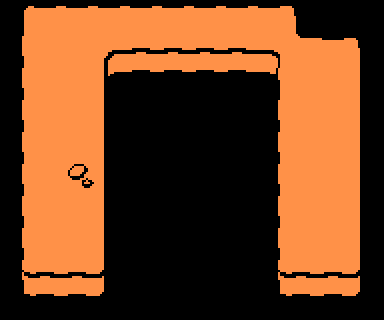

Tiled map render using the project's own tile images. Description and the whole map definition, tile-layer contents included, below:
An orthogonal 12x10 tile map with 32x32 px tiles, 1 tile layer (Tile Layer 1).

<map version="1.10" tiledversion="1.10.1" orientation="orthogonal" renderorder="right-down" width="12" height="10" tilewidth="32" tileheight="32" infinite="0" nextlayerid="2" nextobjectid="1">
 <editorsettings>
  <export target="n.csv" format="csv" />
 </editorsettings>
 <tileset firstgid="1" source="island.tsx" />
 <layer id="1" name="Tile Layer 1" width="12" height="10">
  <data encoding="csv">
49,50,50,50,50,50,50,50,50,51,0,0,
65,21,21,84,66,66,66,66,85,70,50,51,
65,21,21,7,82,82,82,82,8,21,21,67,
65,21,21,67,0,0,0,0,65,21,21,67,
65,21,21,67,0,0,0,0,65,21,21,67,
65,21,54,67,0,0,0,0,65,21,21,67,
65,21,21,67,0,0,0,0,65,21,21,67,
65,21,21,67,0,0,0,0,65,21,21,67,
52,66,66,53,0,0,0,0,52,66,66,53,
81,82,82,83,0,0,0,0,81,82,82,83
</data>
 </layer>
</map>